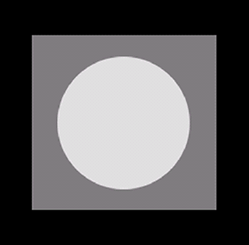
%> input picture CSE_LAB_4TH/401/401_LAB/19.Noise Model/help/Noise Model_sanjoy/main.bmp, 249 x 245 px
$ octave gamma.m   (GNU Octave 9; MATLAB toolbox functions it lacks are replaced by stand-ins)
%> lines starting %> are read from the running program, lines starting %| are printed output that depends on the picture
I = imread('main.bmp');
%> I is the input picture: size 245x249x3 uint8; mean R, G, B 89.4, 88.2, 89.4
main = rgb2gray(I);
a=10;
b=5;
%k = -1/a;
J =double(main);
[M N]=size(J);
%> M = 245; N = 249
noise= gamrnd(a,b,M,N);
ni=noise+J;
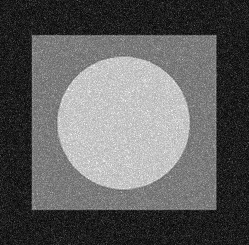
%> ni: size 245x249 double; min 11.86, max 347.9, mean 138.7; drawn with min black and max white
figure,
subplot(1,2,1);
imshow(uint8(main));
title('main image');
subplot(1,2,2);
imshow(uint8(ni));
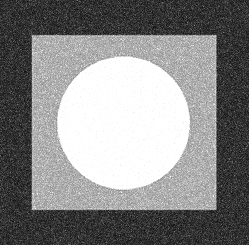
%> displayed picture: size 245x249, on the screen's scale of 0 to 255; min 12, max 255, mean 134.4
title('after adding erlang noise');
figure,
hist(noise);
title('Histigram of noise');
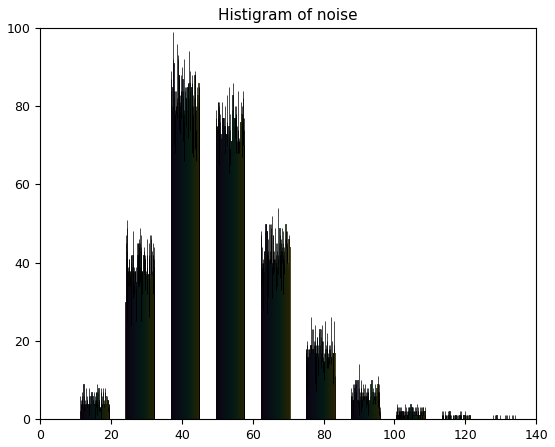
%> figure redrawn from the program's plot data; tallest bar 87 high, from x = 36.79 to 36.82; tallest bar 77 high, from x = 36.82 to 36.85; tallest bar 76 high, from x = 36.85 to 36.89; tallest bar 69 high, from x = 36.89 to 36.92

%for j=1:b
%J= J + k.*log(1 - rand(M,N));
%end
